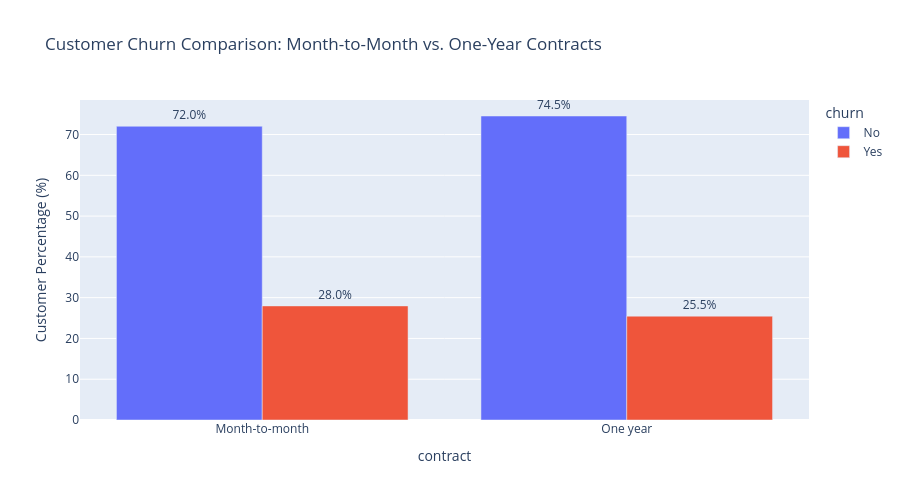

The cell this chart's notebook holds for it:
### Code cell
# Filter or group by Contract type and Churn
contract_churn = (
    df[df["contract"].isin(["Month-to-month", "One year"])]
    .groupby(["contract", "churn"])
    .size()
    .reset_index(name="Count")
)

# Calculate percentage within each contract type
contract_totals = df["contract"].value_counts().reset_index()
contract_totals.columns = ["contract", "Total"]
contract_churn = contract_churn.merge(contract_totals, on="contract")
contract_churn["Percentage"] = (
    contract_churn["Count"] / contract_churn["Total"]
) * 100

# Plot using Plotly Express
fig = px.bar(
    contract_churn,
    x="contract",
    y="Percentage",
    color="churn",
    barmode="group", height = 500,
    title="Customer Churn Comparison: Month-to-Month vs. One-Year Contracts",
    labels={
        "Percentage": "Customer Percentage (%)",
        "Contract": "Contract Type",
    },
    text="Percentage",
)

fig.update_traces(texttemplate="%{text:.1f}%", textposition="outside")
fig.show()

### Figure 1 — Plotly figure (JSON) as saved in the notebook; plotly's stock layout.template omitted (floating-point values rounded to 4 significant figures)
{"data": [{"alignmentgroup": "True", "hovertemplate": "churn=No<br>contract=%{x}<br>Customer Percentage (%)=%{text}<extra></extra>", "legendgroup": "No", "marker": {"color": "#636efa", "pattern": {"shape": ""}}, "name": "No", "offsetgroup": "No", "orientation": "v", "showlegend": true, "text": [72.03, 74.54], "textposition": "outside", "texttemplate": "%{text:.1f}%", "type": "bar", "x": ["Month-to-month", "One year"], "xaxis": "x", "y": [72.03, 74.54], "yaxis": "y"}, {"alignmentgroup": "True", "hovertemplate": "churn=Yes<br>contract=%{x}<br>Customer Percentage (%)=%{text}<extra></extra>", "legendgroup": "Yes", "marker": {"color": "#EF553B", "pattern": {"shape": ""}}, "name": "Yes", "offsetgroup": "Yes", "orientation": "v", "showlegend": true, "text": [27.97, 25.46], "textposition": "outside", "texttemplate": "%{text:.1f}%", "type": "bar", "x": ["Month-to-month", "One year"], "xaxis": "x", "y": [27.97, 25.46], "yaxis": "y"}], "layout": {"barmode": "group", "height": 500, "legend": {"title": {"text": "churn"}, "tracegroupgap": 0}, "title": {"text": "Customer Churn Comparison: Month-to-Month vs. One-Year Contracts"}, "xaxis": {"anchor": "y", "domain": [0, 1], "title": {"text": "contract"}}, "yaxis": {"anchor": "x", "domain": [0, 1], "title": {"text": "Customer Percentage (%)"}}}}
